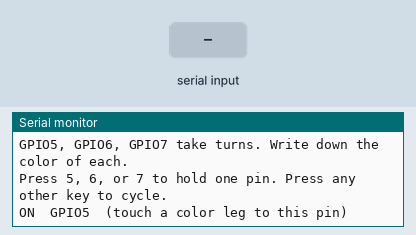
Recording of a sketch running on a simulated Arduino Uno, built with avr-gcc and run on an emulated ATmega328P. On the bench: the last lines printed to the serial monitor. The test bench sets the inputs (shaded band).

Above: at 1.5 s.
1.6 s: "1\n" received over Serial
At 2.8 s:
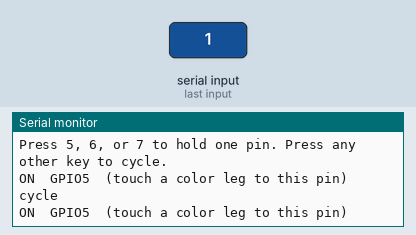
3.1 s: byte 55 ('7') received over Serial
At 3.32 s:
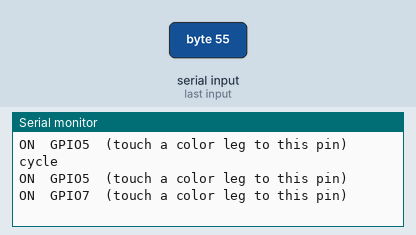
4.6 s: byte 54 ('6') received over Serial
At 4.82 s:
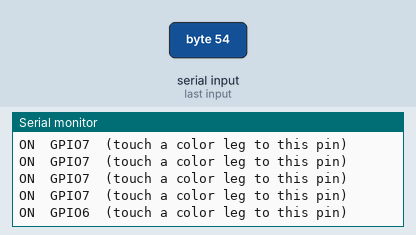
Timing chart, 0 to 7.6 s (numbered marks = the images above; inputs shaded):
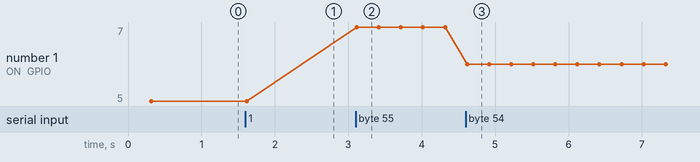

The sketch:

rgb_touch_test.ino
```cpp
// Common-anode RGB touch test for the ESP32-C3 Super Mini.
// Longest leg -> 3V3. Color legs touch GPIO5, GPIO6, GPIO7 directly.
// A pin at LOW lights the LED, same as the old ESP32 firmware.
// Serial 115200. Keys 5, 6, 7 hold that pin on. Any other key resumes the cycle.

static const int COLOR_PINS[] = {5, 6, 7};
static const int COLOR_COUNT = 3;
static const unsigned long STEP_MS = 4000;

int heldPin = -1;

void allOff() {
  for (int i = 0; i < COLOR_COUNT; i++) {
    digitalWrite(COLOR_PINS[i], HIGH);
  }
}

void setOnly(int pin) {
  allOff();
  digitalWrite(pin, LOW);
  Serial.print("ON  GPIO");
  Serial.print(pin);
  Serial.println("  (touch a color leg to this pin)");
}

void setup() {
  Serial.begin(115200);
  for (int i = 0; i < COLOR_COUNT; i++) {
    pinMode(COLOR_PINS[i], OUTPUT);
    digitalWrite(COLOR_PINS[i], HIGH);
  }
  delay(300);
  Serial.println();
  Serial.println("RGB touch test");
  Serial.println("Longest leg stays on 3V3.");
  Serial.println("GPIO5, GPIO6, GPIO7 take turns. Write down the color of each.");
  Serial.println("Press 5, 6, or 7 to hold one pin. Press any other key to cycle.");
}

void loop() {
  while (Serial.available() > 0) {
    const char c = (char)Serial.read();
    if (c == '5') {
      heldPin = 5;
    } else if (c == '6') {
      heldPin = 6;
    } else if (c == '7') {
      heldPin = 7;
    } else if (c != '\r' && c != '\n') {
      heldPin = -1;
      Serial.println("cycle");
    }
  }

  if (heldPin != -1) {
    setOnly(heldPin);
    delay(300);
    return;
  }

  for (int i = 0; i < COLOR_COUNT; i++) {
    setOnly(COLOR_PINS[i]);
    const unsigned long started = millis();
    while (millis() - started < STEP_MS) {
      if (Serial.available() > 0) {
        return;
      }
      delay(20);
    }
  }
}
```

Measured:
- after the input at 1.6 s, the serial monitor: prints a new line at once (image 1)
- after the input at 3.1 s, the serial monitor: prints a new line at once (image 2)
- after the input at 4.6 s, the serial monitor: prints a new line at once (image 3)
- plotted number 1: 7 → 6 after the input at 4.6 s
